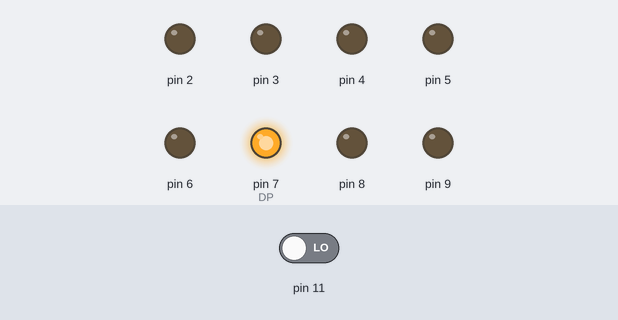
This sketch was run on a simulated Arduino Uno, built with avr-gcc and run on an emulated ATmega328P. Shown: output pins drawn as LEDs (lit = HIGH). Dashed ring = blinking. Inputs (shaded band) come from the test bench; at power-on: pin 11 LOW.

Above: at 1.2 s.
1.3 s: pin 11 driven HIGH
At 1.46 s:
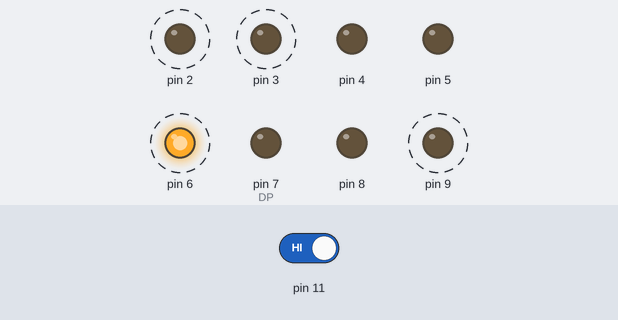
At 1.81 s:
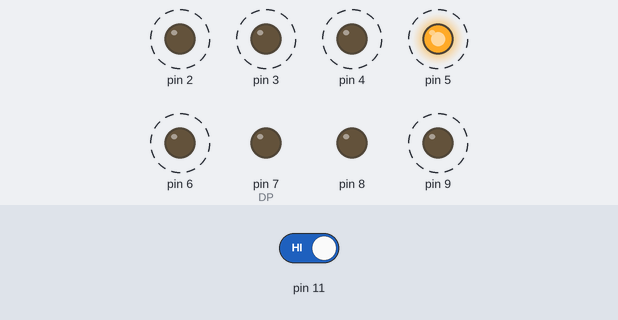
4.3 s: pin 11 driven LOW
At 5.7 s:
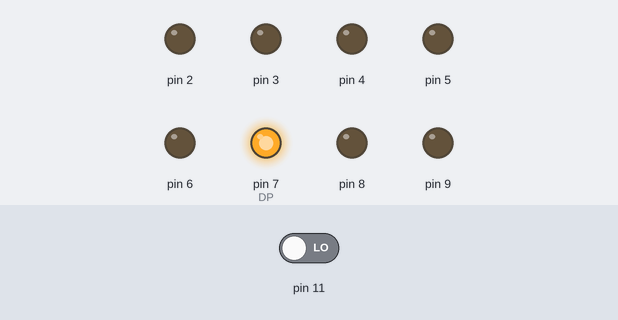
Timing chart, 0 to 7.3 s (numbered marks = the images above; inputs shaded):
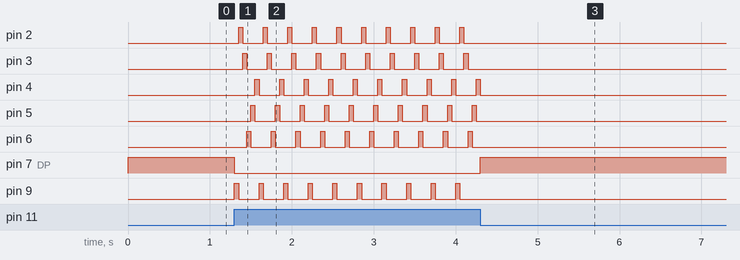

Measured:
- after the input at 1.3 s, pin 2: alternates HIGH for 0.05 s and LOW for 0.25 s, starting after 0.05 s; pin 3: alternates HIGH for 0.05 s and LOW for 0.25 s, starting after 0.10 s
- after the input at 4.3 s, pin 2, pin 3, pin 5, pin 6, pin 9: stops changing and stays LOW; pin 4: goes on until 4.3 s, then stays LOW; pin 7 (DP): LOW → HIGH at once

The sketch:

Seven-segment-spiral.ino
```cpp
void setup() {
  pinMode(8, OUTPUT);//G
  pinMode(9, OUTPUT);//F
  pinMode(2, OUTPUT);//A
  pinMode(3, OUTPUT);//B
  pinMode(4, OUTPUT);//E
  pinMode(5, OUTPUT);//D
  pinMode(6, OUTPUT);//C
  pinMode(7, OUTPUT);//DP

  pinMode(11, INPUT);
}

bool DP;


void loop() {
  DP = 0;
  if (digitalRead(11) == 1) {
      Function();
  }
  else {
    DP = 1;
    digitalWrite(7, DP);

  }
}

long Function() {
  const int i = 50;
  digitalWrite(7, 0);
  digitalWrite(9, 1);
  delay(i);
  digitalWrite(9, 0);
  digitalWrite(2, 1);
  delay(i);
  digitalWrite(2, 0);
  digitalWrite(3, 1);
  delay(i);
  digitalWrite(3, 0);
  digitalWrite(6, 1);
  delay(i);
  digitalWrite(6, 0);
  digitalWrite(5, 1);
  delay(i);
  digitalWrite(5, 0);
  digitalWrite(4, 1);
  delay(i);
  digitalWrite(4, 0);
}
```
